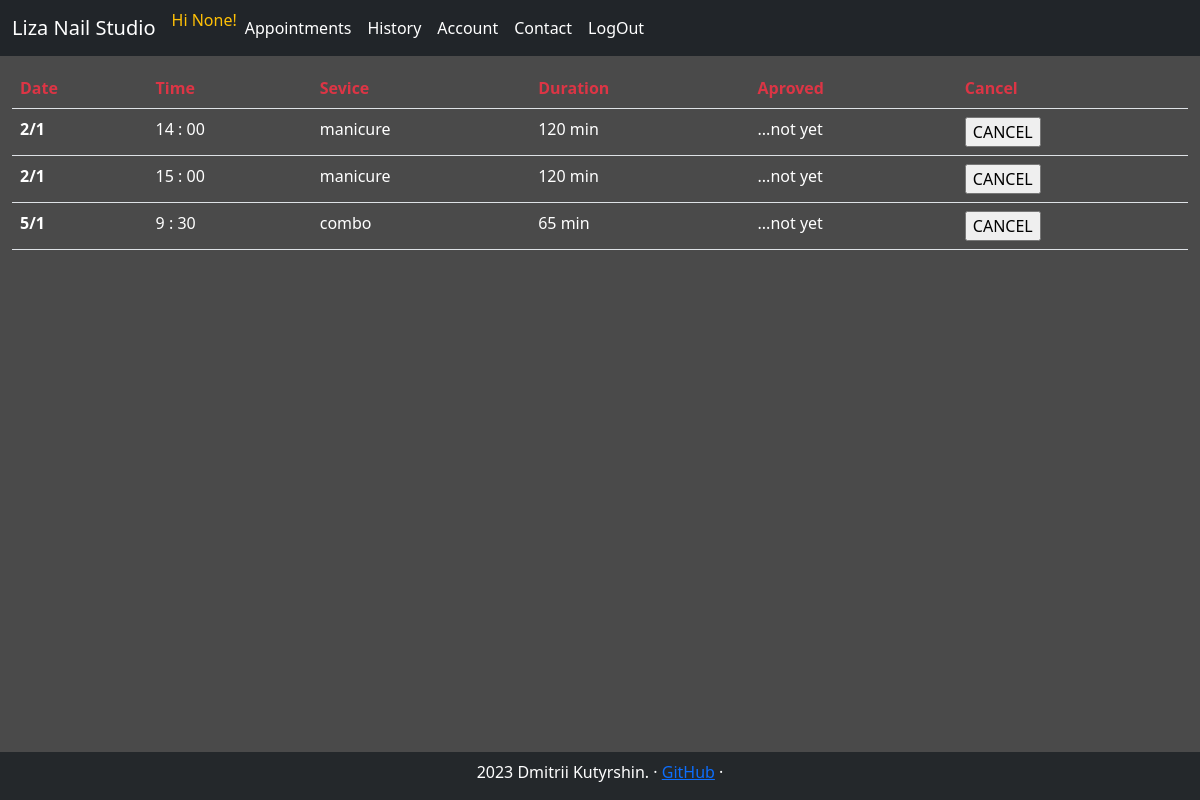
The app's page /appointments/ (signed in) with its own data.
### tables this page shows
CREATE TABLE calendar(slot_id INTEGER PRIMARY KEY, year INT, month INT, weekday INT, day INT, hour INT, minute INT, is_open INT);

### studio_app/webapp.py (the view)
@app.route("/appointments/", methods=["GET", "POST"])
@login_required
def _appointments():
    return appointments.appointments()

### studio_app/helpers.py (called while the page is built)
def get_service_name(is_manicure, is_pedicure):
    servise_name = ""
    if is_manicure == 1 and is_pedicure == 1:
        servise_name = "combo"
    elif is_manicure == 1 and not is_pedicure == 1:
        servise_name = "manicure"
    else:
        servise_name = "pedicure"
    return servise_name

def login_required(f):
    @wraps(f)
    def decorated_function(*args, **kwargs):
        if session.get("user_id") is None:
            return redirect("/signin")
        return f(*args, **kwargs)
    return decorated_function

### studio_app/webapp.py (called while the page is built)
@app.context_processor
def inject_navbar_items():
    return dict(navbar_menu=navbar_items)

@app.context_processor
def inject_navbar_items_not_loged_in():
    return dict(navbar_menu_not_loged_in=navbar_items_not_loged_in)

@app.context_processor
def inject_navbar_items_admin():
    return dict(navbar_items_admin=navbar_items_admin)

### studio_app/templates/appointments.html (shortened to what this page needs)
{% extends "layout.html" %}
{% block content %}
<table class="table">
    <thead>
      <tr class="text-danger">
        <th scope="col">Date</th>
        <th scope="col">Time</th>
        <th scope="col">Sevice</th>
        <th scope="col">Duration</th>
        <th scope="col">Aproved</th>
        <th scope="col">Cancel</th>
      </tr>
    </thead>
    <tbody class="text-white">
        {% for appointment in user_appoint %}
        <tr class="my-table-hover">
            <th scope="row">{{appointment[8]}}/{{appointment[9]}}</th>
            <td>{{appointment[10]}} :
                {% if appointment[11] == 0 %}
                00
                {% else %}
                {{appointment[11]}}
                {% endif %}
            </td>
            <td>{{appointment[1]}}</td>
            <td>{{appointment[6]}} min</td>
            <td>
                {% if appointment[4] == 0 %}
                    ...not yet
                {% else %}
                    Aproved
                {% endif %}
            </td>
            <td>
                <form action="/appointments/" method="post">
                    <input type="submit" value="CANCEL">
                </form>
            </td>
          </tr>
        {% endfor %}
    </tbody>
  </table>
{% endblock %}

### studio_app/templates/layout.html (shortened to what this page needs)
<!doctype html>
<html lang="en">
  <head>
<link href="{{ url_for('static', filename='/css/bootstrap.min.css') }}" rel="stylesheet">
<link href="{{ url_for('static', filename='/css/style.css') }}" rel="stylesheet">
  </head>
  <body>
        <header>
          <nav class="navbar navbar-expand-md navbar-dark fixed--top bg-dark">
            <div class="container-fluid">
            <a class="navbar-brand" href="/">Liza Nail Studio</a>
            <div class="collapse navbar-collapse" id="navbarCollapse">
                <ul class="navbar-nav me-auto mb-2 mb-md-0">
                  {% include 'header_navbar.html' %}
                </ul>
            </div>
            </div>
        </nav>
        </header>
        <main>
            {% block content %}
            {% endblock %}
        </main>
        <footer class="footer">
          <p> 2023 Dmitrii Kutyrshin. &middot; <a href="https://github.com/cootook">GitHub</a> &middot; </p>
        </footer>
        <script src="https://cdn.jsdelivr.net/npm/bootstrap@4.0.0/dist/js/bootstrap.min.js"></script>  </body>
</html>

### studio_app/templates/header_navbar.html (shortened to what this page needs)
{% if session.get("user_id") %}
    {% if session.get("name") %}
        <span class="font-weight-light text-warning">Hi {{session.get("name")}}!</span>
    {% else %}
        <span class="font-weight-light text-warning">Hi {{session.get("instagram")}}!</span>
    {% endif %}
        {% if session.get("is_admin")==1 %}
            {% for navbar_item in navbar_items_admin %}
            <li class="nav-item">
                <a class="nav-link active" aria-current="page" href="/{{ navbar_item.lower() }}/">{{ navbar_item }}</a>
            </li>
            {% endfor %}
        {% else %}
            {% for navbar_item in navbar_menu %}
            <li class="nav-item">
                <a class="nav-link active" aria-current="page" href="/{{ navbar_item.lower() }}/">{{ navbar_item }}</a>
            </li>
            {% endfor %}
        {% endif %}
{% else %}
    {% for navbar_item in navbar_menu_not_loged_in %}
        <li class="nav-item">
            <a class="nav-link active" aria-current="page" href="/{{ navbar_item.lower() }}/">{{ navbar_item }}</a>
        </li>
    {% endfor %}
{% endif %}

### studio_app/static/css/style.css (style rules this page uses)
body { font-weight: 100; color: rgba(255, 255, 255, 1); background: #4A4A4A; }
.table { width: 98%; margin: 1%; }
.footer { position: fixed; background-color: rgba(33,37,41, 0.9); bottom: 0; width: 100%; text-align: center; padding-top: .5em; }

### studio_app/templates/header_navbar.html (style rules this page uses)
.nav-link { transition: font-weight .3s; }

### records on screen
calendar: month "2", day "1", hour "15", shows "00", appointment "manicure", appointment "120", minute "...not yet"
calendar: month "5", day "1", hour "9", minute "30", appointment "combo", appointment "65"

### other values on screen
{{ session.get("instagram") }} "None"
{{ navbar_item }} "Appointments" "History" "Account" "Contact" "LogOut"
{{ appointment[8] }} "2"
{{ appointment[9] }} "1"
{{ appointment[10] }} "14"
{{ appointment[1] }} "manicure"
{{ appointment[6] }} "120"
